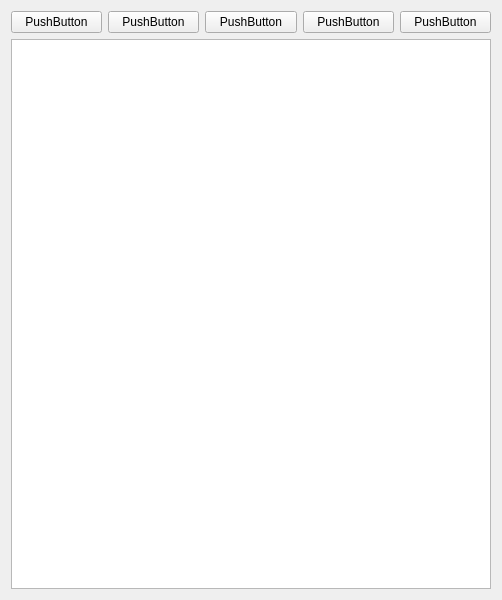
<?xml version="1.0" encoding="UTF-8"?>
<ui version="4.0">
 <class>widget</class>
 <widget class="QWidget" name="widget">
  <property name="geometry">
   <rect>
    <x>0</x>
    <y>0</y>
    <width>502</width>
    <height>600</height>
   </rect>
  </property>
  <property name="windowTitle">
   <string>widget</string>
  </property>
  <layout class="QVBoxLayout" name="verticalLayout">
   <item>
    <layout class="QHBoxLayout" name="horizontalLayout">
     <item>
      <widget class="QPushButton" name="pushButton">
       <property name="text">
        <string>PushButton</string>
       </property>
      </widget>
     </item>
     <item>
      <widget class="QPushButton" name="pushButton_2">
       <property name="text">
        <string>PushButton</string>
       </property>
      </widget>
     </item>
     <item>
      <widget class="QPushButton" name="pushButton_3">
       <property name="text">
        <string>PushButton</string>
       </property>
      </widget>
     </item>
     <item>
      <widget class="QPushButton" name="pushButton_4">
       <property name="text">
        <string>PushButton</string>
       </property>
      </widget>
     </item>
     <item>
      <widget class="QPushButton" name="pushButton_5">
       <property name="text">
        <string>PushButton</string>
       </property>
      </widget>
     </item>
    </layout>
   </item>
   <item>
    <widget class="QTextEdit" name="textEdit"/>
   </item>
  </layout>
 </widget>
 <resources/>
 <connections/>
</ui>
